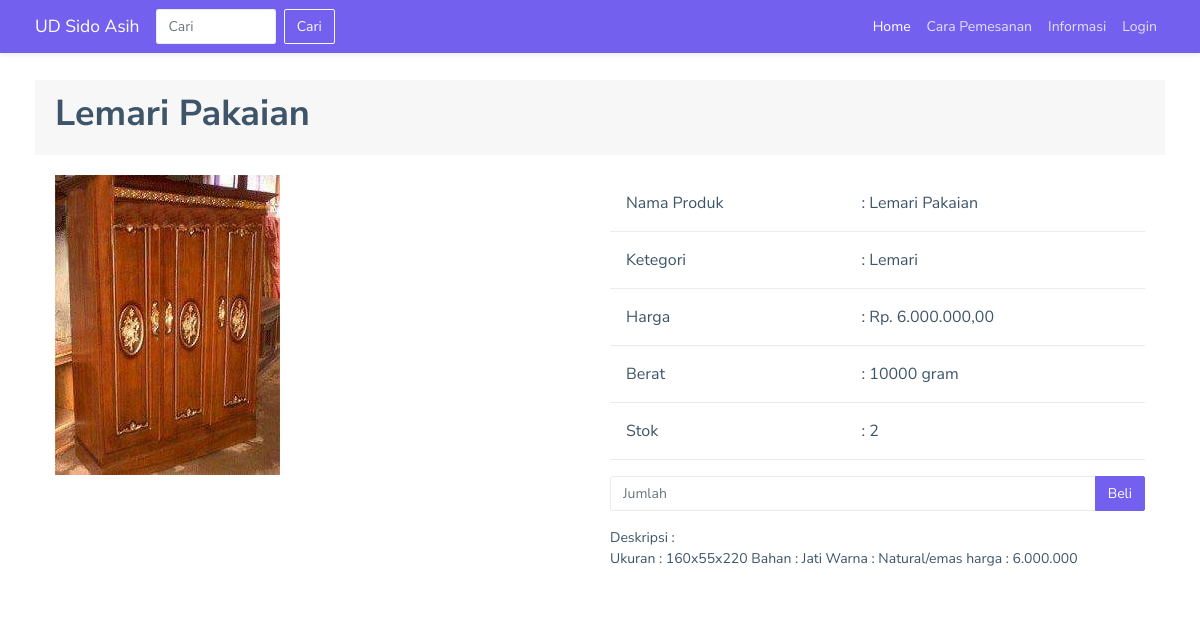
Screenshot of /pelanggan/detailproduk/PR1708220001 with the database file from the repository.
### tables this page shows
CREATE TABLE `tb_produk` (
  `id_produk` varchar(15) NOT NULL,
  `nama_produk` varchar(50) NOT NULL,
  `kategori` int(11) NOT NULL,
  `berat` double NOT NULL,
  `harga` double NOT NULL,
  `stok` int(11) NOT NULL,
  `keterangan` text NOT NULL,
  `foto` varchar(100) NOT NULL,
  `tanggal` date NOT NULL
);

CREATE TABLE `tb_kategori` (
  `id_kategori` int(11) NOT NULL,
  `nama_kategori` varchar(50) NOT NULL
);

### application/controllers/Pelanggan.php (called while the page is built, shortened)
<?php
class Pelanggan extends CI_Controller
{
    public function __construct()
    {
        $this->load->model('Auth_model', 'auth');
        $this->load->model('Pelanggan_model', 'pelanggan');
        $this->load->model('Chatting_model', 'chat');
    }
    public function detailProduk($id)
    {
        $data['title'] = 'Detail Produk';
        $data['produk'] = $this->pelanggan->getDetailProduk($id);
        $this->load->view('pelanggan/templates/header');
        $this->load->view('pelanggan/templates/navbar', $data);
        $this->load->view('pelanggan/detailproduk', $data);
        $this->load->view('pelanggan/templates/footer');
    }
}

### index.php (called while the page is built, shortened)
<?php
require_once BASEPATH.'core/CodeIgniter.php';

### application/models/Pelanggan_model.php (called while the page is built, shortened)
<?php
class Pelanggan_model extends CI_Model
{
    public function getDetailProduk($id)
    {
        $this->db->select('*');
        $this->db->from('tb_produk');
        $this->db->join('tb_kategori', 'tb_kategori.id_kategori = tb_produk.kategori');
        $this->db->where('id_produk', $id);
        return $this->db->get()->result_array();
    }
}

### application/helpers/app_helper.php (called while the page is built, shortened)
<?php
function rupiah($angka)
{
    $hasil_rupiah = "Rp. " . number_format($angka, 2, ',', '.');
    return $hasil_rupiah;
}

### application/views/pelanggan/detailproduk.php (the view, shortened to what this page needs)
<section class="text-center">
</section>
<div class="container">
    <?php foreach ($produk as $p) : ?>
        <div class="card">
            <div class="card-header">
                <h1 class="fs-1"><?= $p['nama_produk']; ?></h1>
            </div>
            <div class="card-body">
                <div class="row">
                    <div class="col-lg-6 pl-0 pr-0 m-0 mb-3">
                        <img src="<?= base_url('assets/images/upload/produk/') ?><?= $p['foto']; ?>" alt="foto produk" class="img-fluid">
                    </div>
                    <div class="col-lg-6">
                        <table class="table fs-5">
                            <tr>
                                <td>Nama Produk</td>
                                <td>: <?= $p['nama_produk']; ?></td>
                            </tr>
                            <tr>
                                <td>Ketegori</td>
                                <td> : <?= $p['nama_kategori']; ?></>
                            </tr>
                            <tr>
                                <td>Harga</td>
                                <td> : <?= rupiah($p['harga']); ?></td>
                            </tr>
                            <tr>
                                <td>Berat</td>
                                <td> : <?= $p['berat']; ?> gram</td>
                            </tr>
                            <tr>
                                <td>Stok</td>
                                <td> : <?= $p['stok']; ?></td>
                            </tr>
                        </table>
                        <form action="<?= base_url('pelanggan/beli') ?>" method="POST">
                            <div class="input-group mb-3">
                                <input type="number" class="form-control" placeholder="Jumlah" name="jumlah" min="1" max="<?= $p['stok']; ?>">
                                <button type="submit" class="input-group-text btn btn-primary">Beli</button>
                            </div>
                        </form>
                        <p>Deskripsi : <br><?= $p['keterangan']; ?></p>
                    </div>
                </div>
            </div>
        </div>
    <?php endforeach; ?>
</div>

### rows the page displays
tb_produk: nama_produk "Lemari Pakaian", foto (picture), kategori.nama_kategori "Lemari", harga "Rp. 6.000.000,00", berat "10000", stok "2", keterangan "Ukuran : 160x55x220 Bahan : Jati Warna : Natural/emas harga : 6.000.000"
